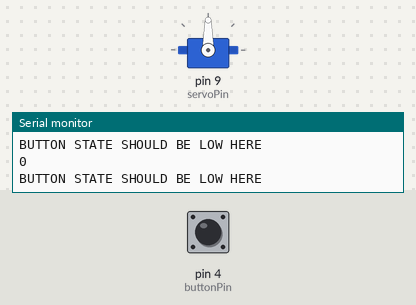
Bench run of a sketch on a simulated Arduino Uno, built with avr-gcc and run on an emulated ATmega328P. On the bench: servo, the last lines printed to the serial monitor. The test bench sets the inputs (shaded band); at power-on: pin 4 (buttonPin) LOW. At 2.4 s the program stops and its outputs stay as they are.

Above: at 1.2 s.
1.3 s: pin 4 (buttonPin) pulled HIGH for 0.15 s
At 1.7 s:
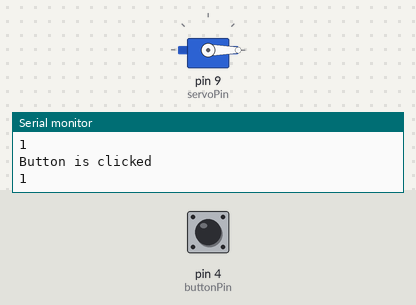
Timing chart, 0 to 3.9 s (numbered marks = the images above; inputs shaded):
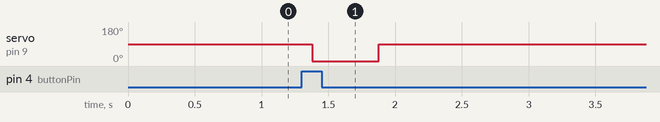

Measured:
- after the input at 1.3 s, servo on pin 9 (servoPin): 90° → 0° after 0.08 s, → 90° 0.50 s later

The sketch:

finalSweep.ino
```cpp
#include <Servo.h>

Servo servoMotor;       // creates an instance of the servo object to control a servo
const int servoPin = 9;       // Control pin for servo motor
const int buttonPin = 4;

int pos;

void setup() {
  Serial.begin(9600);       // initialize serial communications
  servoMotor.attach(servoPin);  // attaches the servo on pin 9 to the servo object
  pinMode(buttonPin, INPUT); // declares buttonPin as input
}

void loop() {
  int buttonPressed = digitalRead(buttonPin);  // read input value

  Serial.println("BUTTON STATE SHOULD BE LOW HERE");
  Serial.println(buttonPressed);

  if (buttonPressed == HIGH) {

    Serial.println("Button is clicked");
    Serial.println(buttonPressed);

        pos = 0;
        servoMotor.write(pos);
        delay(500);
        pos = 90;
        servoMotor.write(pos);
        delay(500);

    // delay(500)
    if (pos == 90) exit(1);
  }
}
```
